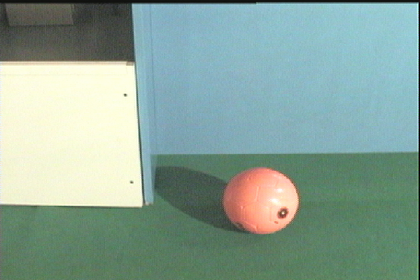
%> input picture ball.bmp, 420 x 280 px, shrunk from 600 x 400 before the run
$ octave HW6.m   (GNU Octave 9; MATLAB toolbox functions it lacks are replaced by stand-ins)
%> lines starting %> are read from the running program, lines starting %| are printed output that depends on the picture; in (x1, y1, x2, y2) boxes, pixels count from 0 and x2, y2 are one past the last pixel; in counts of white or black regions, pixels touching at a corner belong together; the program's own positions count from 1
### CallNormalizedHSVHist.m
function [hist] =  CallNormalizedHSVHist (im, hBinNum, sBinNum, vBinNum)
%UNTITLED Summary of this function goes here
%   Detailed explanation goes here
    hist = zeros(1,hBinNum * sBinNum * vBinNum);
    hsv = rgb2hsv(im);
    cH = hsv(:,:,1); %% separate into channels
    cS = hsv(:,:,2);
    cV = hsv(:,:,3);
    [w,l] = size(cH);
    val = 0;
    for h = (0:3) % h layer bins
        hi = ((h*.25)<cS & cH<=((h+1)*.25)); % get all pixels that belong in bin h
        hx = h + (h*15); % determine index
        for s = (0:3)
            si = ((s*.25)< cS & cS <=((s+1)*.25));% get all pixels that belong in bin s
            sx = s + (s*3);
            for v = (0:3)
                vi = ((v*.25)<cV & cV<=((v+1)*.25));% get all pixels that belong in bin v
                n = hx + sx + v + 1; % get index
                total = sum((hi & si & vi), 'all'); %% count only where conditions are true for all layers
                val1 = (total/(w*l*3));
                hist(n) = val1;
                val = val + hist(n);
            end
        end
    end
end

### HW6.m
%% Elizabeth Howell %%
%% Assignment 5 %%

%% Problem 1 %%

%% Question 1 %% Still needs to complete

ballIm = imread("ball.bmp");
%> ballIm is the input picture: size 280x420x3 uint8; mean R, G, B 137.4, 163.6, 152.2
% [27 lines of commented-out code are left out]

%% question 2 -- done
% [12 lines of commented-out code are left out]

%% Problem 2 %%
elephantIm1 = imread("elephant1.jpg");
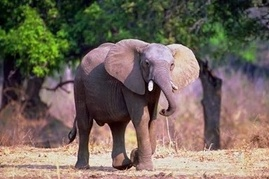
%> input picture Elephant1.jpg, 269 x 179 px, shrunk from 384 x 256 before the run
%> elephantIm1 is the input picture: size 179x269x3 uint8; mean R, G, B 115.7, 103.4, 92.1
elephantOut1 =  CallNormalizedHSVHist(elephantIm1, 4,4,4);
%> in CallNormalizedHSVHist, `hsv = rgb2hsv(im);`: hsv: size 179x269x3 double; mean H, S, V 0.397, 0.321, 0.481
%> the loop in CallNormalizedHSVHist, `for h = (0:3)` made 4 passes
%> pass 1, in CallNormalizedHSVHist, `hi = ((h*.25)<cS & cH<=((h+1)*.25));`:
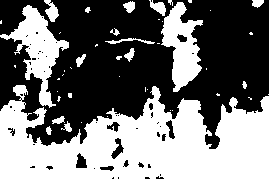
%> hi: size 179x269 logical; 45.3% white; 46 white regions (30 under 20 px), largest, box (x1, y1, x2, y2) and area: (0, 85, 269, 179) 16268, (0, 5, 69, 108) 2410, (161, 2, 203, 92) 2007
%> after the loop in CallNormalizedHSVHist, `for h = (0:3)`: hist = 64 values, max 0.0353 at index 4, min 0 at index 17, mean 0.00568; val = 0.363
%> elephantOut1 has the same summary as hist in CallNormalizedHSVHist
elephantIm2 = imread("elephant2.jpg");
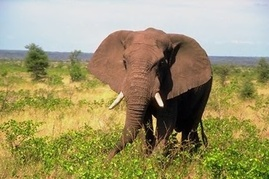
%> input picture Elephant2.jpg, 269 x 179 px, shrunk from 384 x 256 before the run
%> elephantIm2 is the input picture: size 179x269x3 uint8; mean R, G, B 158.6, 149.7, 106.1
elephantOut2 =  CallNormalizedHSVHist(elephantIm2, 4,4,4);
%> in CallNormalizedHSVHist (call 2), `hsv = rgb2hsv(im);`: hsv: size 179x269x3 double; mean H, S, V 0.259, 0.43, 0.644
%> elephantOut2 = 64 values, max 0.0752 at index 11, min 0 at index 16, mean 0.0102
horseIm1 = imread("horse1.jpg");
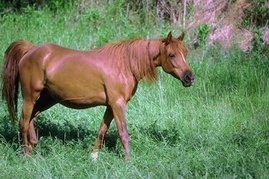
%> input picture Horse1.jpg, 269 x 179 px, shrunk from 384 x 256 before the run
%> horseIm1 is the input picture: size 179x269x3 uint8; mean R, G, B 111.3, 128.8, 95.2
horseOut1 =  CallNormalizedHSVHist(horseIm1, 4,4,4);
%> in CallNormalizedHSVHist (call 3), `hsv = rgb2hsv(im);`: hsv: size 179x269x3 double; mean H, S, V 0.294, 0.363, 0.548
%> horseOut1 = 64 values, max 0.142 at index 23, min 0 at index 12, mean 0.00654
horseIm2 = imread("horse2.jpg");
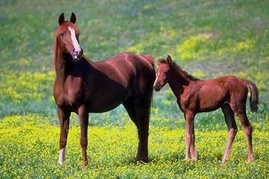
%> input picture Horse2.jpg, 269 x 179 px, shrunk from 384 x 256 before the run
%> horseIm2 is the input picture: size 179x269x3 uint8; mean R, G, B 122.3, 129.2, 78.9
horseOut2 =  CallNormalizedHSVHist(horseIm2, 4,4,4);
%> call 4 of CallNormalizedHSVHist, with hBinNum = 4, sBinNum = 4, vBinNum = 4
%> in CallNormalizedHSVHist (call 4), `hsv = rgb2hsv(im);`: hsv: size 179x269x3 double; mean H, S, V 0.282, 0.44, 0.539
%> in CallNormalizedHSVHist (call 4), `cV = hsv(:,:,3);`:
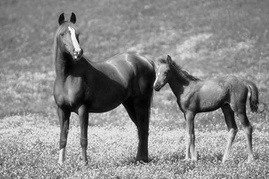
%> cV: size 179x269 double; min 0, max 1, mean 0.539
%> after the loop in CallNormalizedHSVHist (call 4), `for h = (0:3)`: hist = 64 values, max 0.0818 at index 23, min 0 at index 17, mean 0.00897; val = 0.574
%> horseOut2 has the same summary as hist in CallNormalizedHSVHist
figure
subplot(2,2,1)
bar((1:64), elephantOut1);
title("Elephant 1");
subplot(2,2,2)
bar((1:64), elephantOut2);
title("Elephant 2");
subplot(2,2,3)
bar((1:64), horseOut1);
title("Horse 1");
subplot(2,2,4)
bar((1:64), horseOut2);
title("Horse 2");
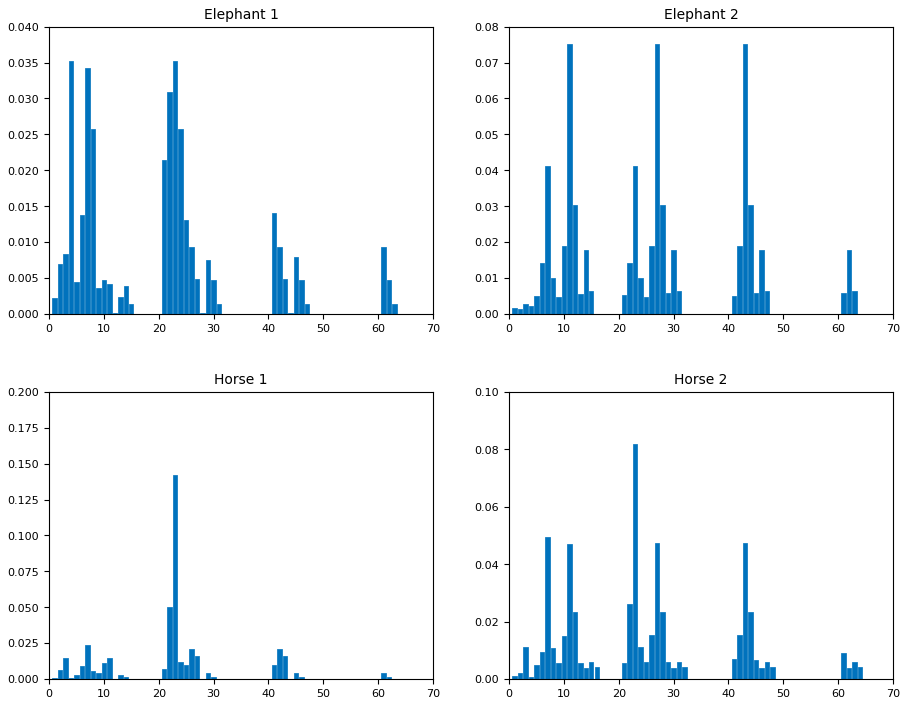
%> figure redrawn from the program's plot data, 4 panels; panel 1: tallest bar 0.0353 high, from x = 3.6 to 4.4; panel 2: tallest bar 0.0752 high, from x = 10.6 to 11.4; panel 3: tallest bar 0.142 high, from x = 22.6 to 23.4; panel 4: tallest bar 0.0818 high, from x = 22.6 to 23.4
pause();
close all;
clear variables;
